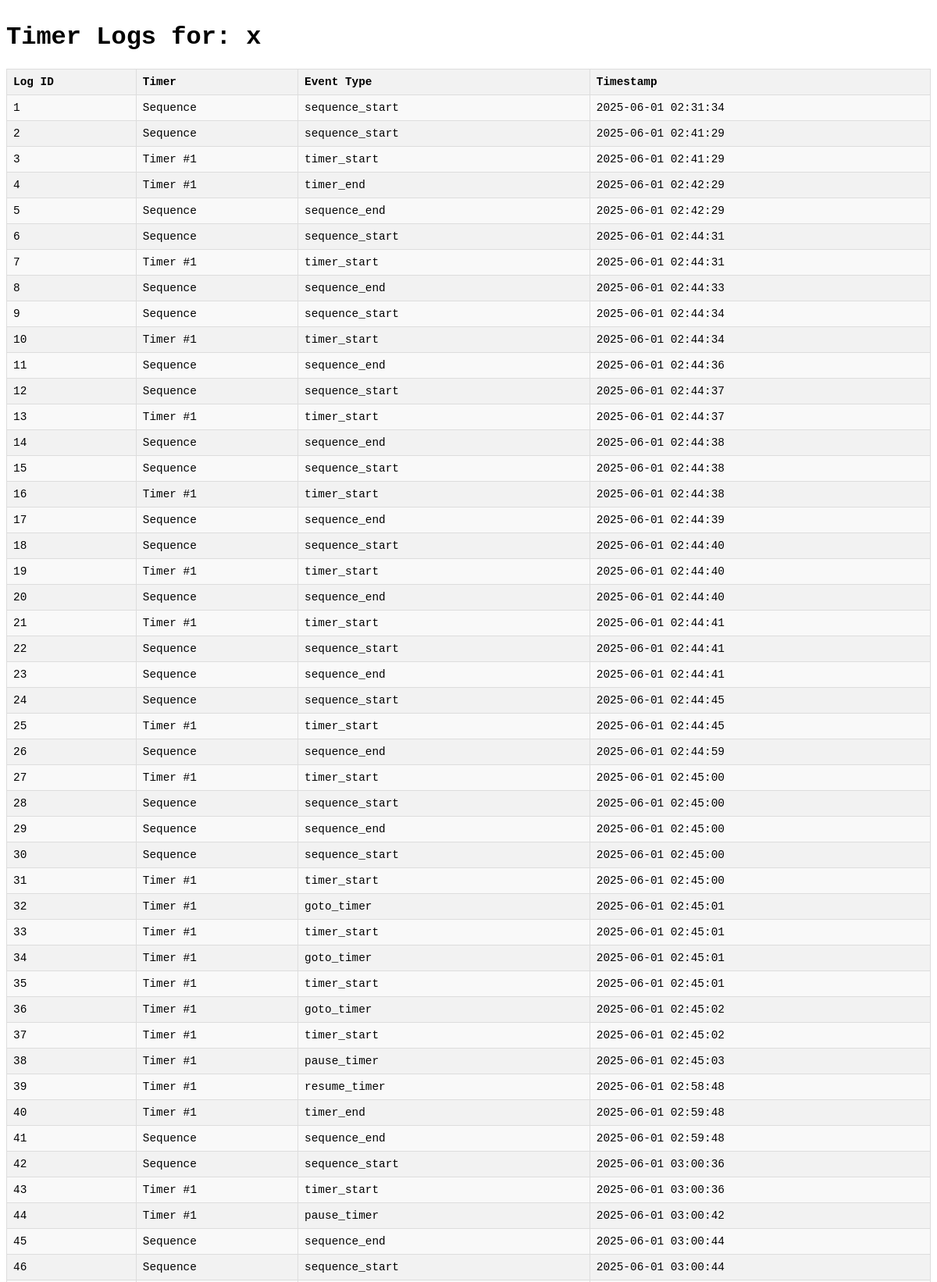
Page /logs/Zrafo5UtQeU (upper part) on the committed database.
### app.py (models this page shows, shortened)
class CounterLog(db.Model):
    id = db.Column(Integer, primary_key=True)
    sequence_id = db.Column(String(20), ForeignKey('sequence.id'), nullable=False)
    timer_order = db.Column(Integer, nullable=True) # Renamed from timer_id to timer_order for clarity
    event_type = db.Column(String(50), nullable=False) # Increased length for more descriptive events
    timestamp = db.Column(DateTime(timezone=False), server_default=func.now())
    sequence_rel = relationship('Sequence', backref='logs')

class Timer(db.Model):
    id = db.Column(Integer, primary_key=True)
    sequence_id = db.Column(String(20), ForeignKey('sequence.id'), nullable=False)
    timer_name = db.Column(String(100))
    duration = db.Column(Integer, nullable=False)
    timer_order = db.Column(Integer, nullable=False) # 0-based index
    color = db.Column(String(7), default=DEFAULT_TIMER_COLOR)
    alarm_sound = db.Column(String(100), default=DEFAULT_ALARM_SOUND_FILENAME) # Stores filename string

### app.py (the view)
@app.route("/logs/<sequence_id>")
def show_logs(sequence_id):
    sequence = Sequence.query.get_or_404(sequence_id)
    logs_raw = db.session.query(CounterLog, Timer)\
                     .outerjoin(Timer, (CounterLog.sequence_id == Timer.sequence_id) & (CounterLog.timer_order == Timer.timer_order))\
                     .filter(CounterLog.sequence_id == sequence_id)\
                     .order_by(CounterLog.timestamp).all()
    logs_formatted = []
    for log_entry, timer_info in logs_raw:
        log_dict = {
            'id': log_entry.id,
            'sequence_id': log_entry.sequence_id,
            'timer_order': log_entry.timer_order,
            'event_type': log_entry.event_type,
            'timestamp': log_entry.timestamp,
            'timer_name': timer_info.timer_name if timer_info else None # Get timer name if available
        }
        logs_formatted.append(log_dict)
    sequence_name_display = sequence.name if sequence.name else f"Sequence {sequence_id}"
    return render_template("logs.html", logs=logs_formatted, sequence_id=sequence_id, sequence_name_for_logs=sequence_name_display)

### app.py (called while the page is built, shortened)
@app.context_processor
def inject_global_data():
    return dict(current_year=datetime.now().year)

    def __call__(self, environ, start_response):
        script_name = environ.get('HTTP_X_SCRIPT_NAME', '')
        return self.app(environ, start_response)

### templates/logs.html (shortened to what this page needs)
<!DOCTYPE html>
<html>
<head>
    <link rel="stylesheet" href="{{ url_for('static', filename='style.css') }}" />
</head>
<body>
    <h1>Timer Logs for: {{ sequence_name_for_logs }}</h1>
    <table>
        <thead>
            <tr>
                <th>Log ID</th>
                <th>Timer</th>
                <th>Event Type</th>
                <th>Timestamp</th>
            </tr>
        </thead>
        <tbody>
            {% for log in logs %}
            <tr>
                <td>{{ log.id }}</td>
                <td>
                    {% if log.timer_name %}
                    {{ log.timer_name }} (#{{ log.timer_order + 1 }})
                    {% elif log.timer_order is not none %}
                    Timer #{{ log.timer_order + 1 }}
                    {% else %}
                    Sequence
                    {% endif %}
                </td>
                <td>{{ log.event_type }}</td>
                <td>{{ log.timestamp }}</td>
            </tr>
            {% endfor %}
        </tbody>
    </table><br>
</body>
</html>

### static/style.css (style rules this page uses)
body { margin: 0; padding: 0; font-family: 'Courier New', Courier, monospace; background-color: #fff; color: #000; padding-top: 10px; }

### templates/logs.html (style rules this page uses)
body { padding: .5rem; }
table { width: 100%; border-collapse: collapse; margin-top: 1em; background-color: #f9f9f9; }
th, td { border: 1px solid #ddd; padding: 8px; text-align: left; font-size: 0.9em; }
th { background-color: #f2f2f2; font-weight: bold; }
tr:nth-child(even) { background-color: #f2f2f2; }

### rows in the picture
CounterLog: id "1", shows "Sequence", event_type "sequence_start", timestamp "2025-06-01 02:31:34"
CounterLog: id "2", shows "Sequence", event_type "sequence_start", timestamp "2025-06-01 02:41:29"
Timer: id "3", log.timer_order+1 "1", event_type "timer_start", timestamp "2025-06-01 02:41:29", id "4", event_type "timer_end", timestamp "2025-06-01 02:42:29", id "7", timestamp "2025-06-01 02:44:31", id "10", timestamp "2025-06-01 02:44:34", id "13", timestamp "2025-06-01 02:44:37", id "16", timestamp "2025-06-01 02:44:38", id "19", timestamp "2025-06-01 02:44:40", id "21", timestamp "2025-06-01 02:44:41", id "25", timestamp "2025-06-01 02:44:45", id "27", timestamp "2025-06-01 02:45:00", id "31", id "32", event_type "goto_timer", timestamp "2025-06-01 02:45:01", id "33", id "34", id "35", id "36", timestamp "2025-06-01 02:45:02", id "37", id "38", event_type "pause_timer", timestamp "2025-06-01 02:45:03", id "39", event_type "resume_timer", timestamp "2025-06-01 02:58:48", id "40", timestamp "2025-06-01 02:59:48", id "43", timestamp "2025-06-01 03:00:36", id "44", timestamp "2025-06-01 03:00:42"
CounterLog: id "5", shows "Sequence", event_type "sequence_end", timestamp "2025-06-01 02:42:29"
CounterLog: id "6", shows "Sequence", event_type "sequence_start", timestamp "2025-06-01 02:44:31"
CounterLog: id "8", shows "Sequence", event_type "sequence_end", timestamp "2025-06-01 02:44:33"
CounterLog: id "9", shows "Sequence", event_type "sequence_start", timestamp "2025-06-01 02:44:34"
CounterLog: id "11", shows "Sequence", event_type "sequence_end", timestamp "2025-06-01 02:44:36"
CounterLog: id "12", shows "Sequence", event_type "sequence_start", timestamp "2025-06-01 02:44:37"
CounterLog: id "14", shows "Sequence", event_type "sequence_end", timestamp "2025-06-01 02:44:38"
CounterLog: id "15", shows "Sequence", event_type "sequence_start", timestamp "2025-06-01 02:44:38"
CounterLog: id "17", shows "Sequence", event_type "sequence_end", timestamp "2025-06-01 02:44:39"
CounterLog: id "18", shows "Sequence", event_type "sequence_start", timestamp "2025-06-01 02:44:40"
CounterLog: id "20", shows "Sequence", event_type "sequence_end", timestamp "2025-06-01 02:44:40"
CounterLog: id "22", shows "Sequence", event_type "sequence_start", timestamp "2025-06-01 02:44:41"
CounterLog: id "23", shows "Sequence", event_type "sequence_end", timestamp "2025-06-01 02:44:41"
CounterLog: id "24", shows "Sequence", event_type "sequence_start", timestamp "2025-06-01 02:44:45"
CounterLog: id "26", shows "Sequence", event_type "sequence_end", timestamp "2025-06-01 02:44:59"
CounterLog: id "28", shows "Sequence", event_type "sequence_start", timestamp "2025-06-01 02:45:00"
CounterLog: id "29", shows "Sequence", event_type "sequence_end", timestamp "2025-06-01 02:45:00"
CounterLog: id "30", shows "Sequence", event_type "sequence_start", timestamp "2025-06-01 02:45:00"
CounterLog: id "41", shows "Sequence", event_type "sequence_end", timestamp "2025-06-01 02:59:48"
CounterLog: id "42", shows "Sequence", event_type "sequence_start", timestamp "2025-06-01 03:00:36"
CounterLog: id "45", shows "Sequence", event_type "sequence_end", timestamp "2025-06-01 03:00:44"
CounterLog: id "46", shows "Sequence", event_type "sequence_start", timestamp "2025-06-01 03:00:44"

### other values in the picture
{{ sequence_name_for_logs }} "x"
